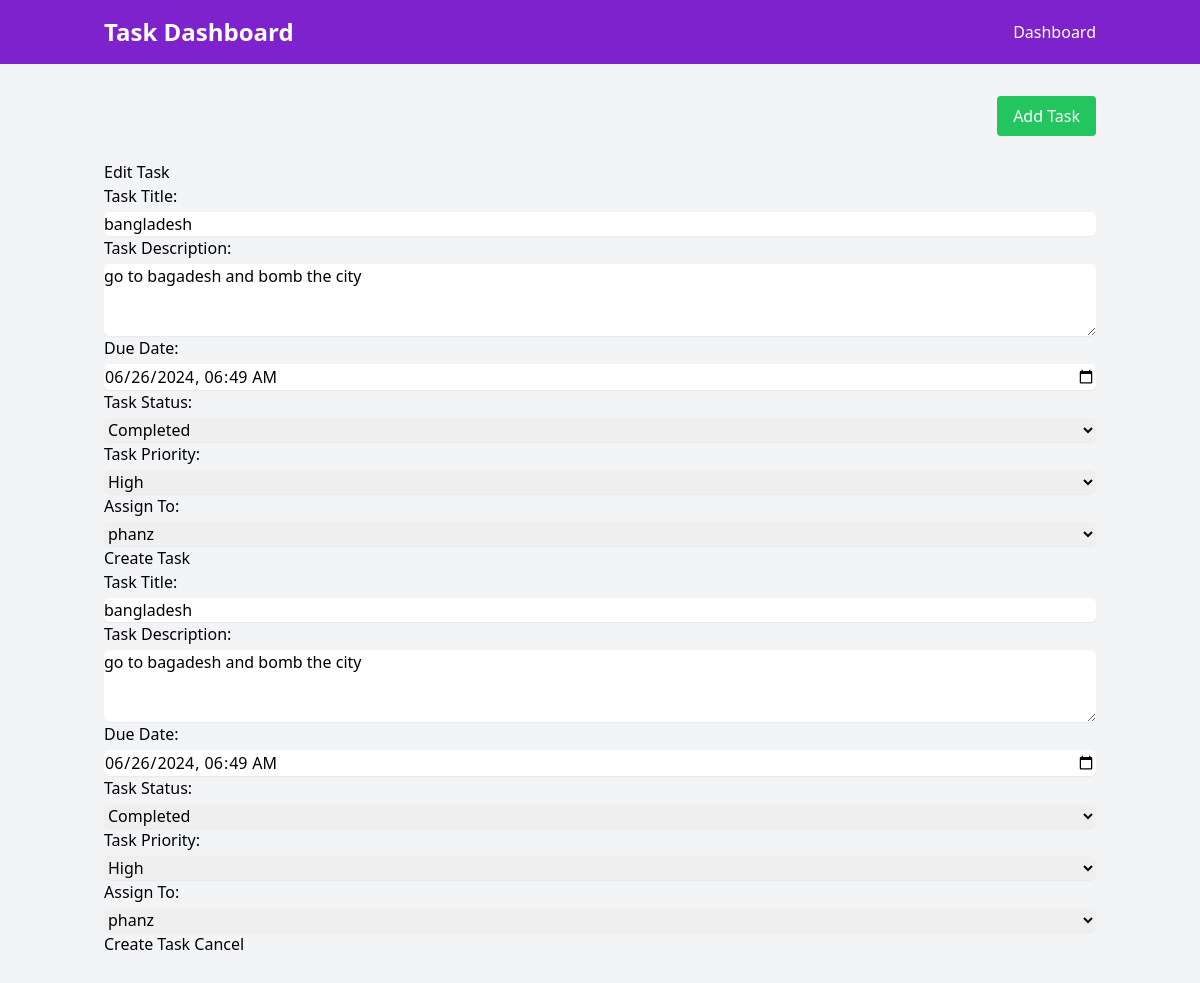
Page /update/1/ (signed in) on the committed database.
### tasks/models.py (models this page shows, shortened)
class Task(models.Model):
    STATUS_CHOICES = [
        ('In Progress', 'In Progress'),
        ('Completed', 'Completed'),
        ('Overdue', 'Overdue'),
    ]
    PRIORITY_CHOICES = [
        ('Low', 'Low'),
        ('Medium', 'Medium'),
        ('High', 'High'),
    ]
    title = models.CharField(max_length=200)
    description = models.TextField()
    due_date = models.DateTimeField()
    status = models.CharField(max_length=20, choices=STATUS_CHOICES, default='In Progress')
    priority = models.CharField(max_length=10, choices=PRIORITY_CHOICES, default='Medium')
    assigned_to = models.ForeignKey(User, on_delete=models.CASCADE, related_name='assigned_tasks')
    created_by = models.ForeignKey(User, on_delete=models.CASCADE, related_name='created_tasks')

### tasks/views.py (the view)
# urls.py: path('update/<int:pk>/', views.task_update, name='task_update'),
@login_required
def task_update(request, pk):
    task = get_object_or_404(Task, pk=pk, assigned_to=request.user)
    if request.method == 'POST':
        form = TaskForm(request.POST, instance=task)
        if form.is_valid():
            form.save()
            return redirect('dashboard')
    else:
        form = TaskForm(instance=task)
    return render(request, 'tasks/task_form.html', {'form': form})

### tasks/templates/tasks/task_form.html (shortened to what this page needs)
{% extends 'base.html' %}
{% block content %}
<h2>{% if form.instance.pk %}Edit Task{% else %}Create New Task{% endif %}</h2>
<form method="POST" action="{% url 'create_task' %}">
    {{ form.as_p }}
    <button type="submit">Create Task</button>
</form>
<form method="POST" action="{% url 'create_task' %}">
    {{ form.as_p }}
    <button type="submit">Create Task</button>
    <a href="{% url 'task_list' %}" class="btn btn-secondary">Cancel</a>
</form>
{% endblock %}

### rows in the picture
Task: title "bangladesh", description "go to bagadesh and bomb the city", due_date "06/26/2024 06:49", status "Completed", priority "High", assigned_to "phanz"
